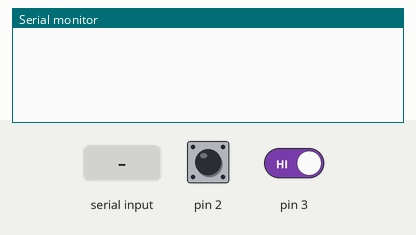
Simulated run of this sketch. Board: Arduino Uno, built with avr-gcc and run on an emulated ATmega328P. Parts: the last lines printed to the serial monitor. Inputs (shaded band) come from the test bench; at power-on: pin 2 HIGH, pin 3 HIGH.

Above: at 1.2 s.
1.3 s: "1" received over Serial
At 1.7 s:
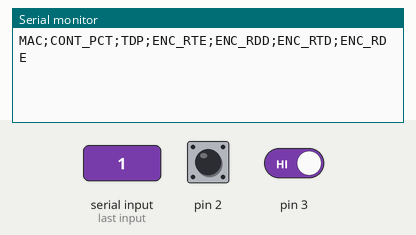
3.8 s: pin 2 pulled LOW for 0.15 s
At 4.8 s:
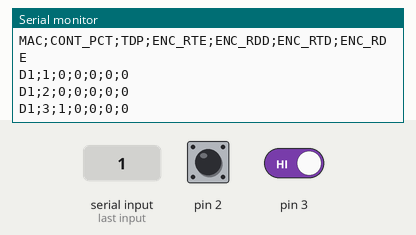
5.4 s: pin 3 driven LOW
At 6.5 s:
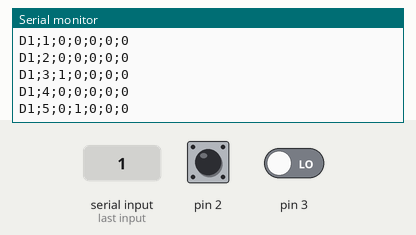
6.9 s: pin 2 pulled LOW for 1 s
At 7.8 s:
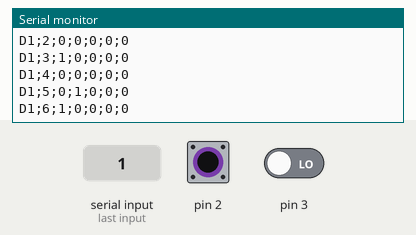
9.4 s: "2" received over Serial
At 10.2 s:
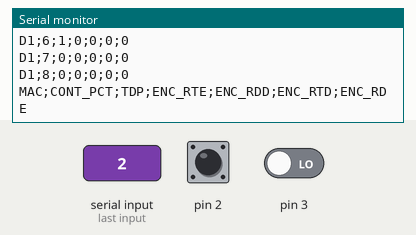
Timing chart, 0 to 11.9 s (numbered marks = the images above; inputs shaded):
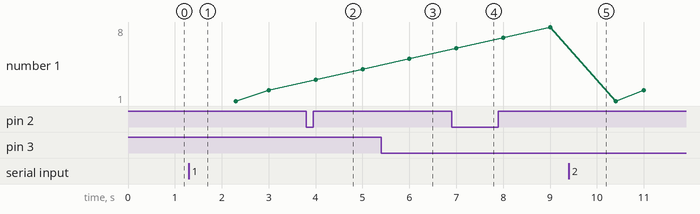

The sketch:

dunkelencoders.ino
```cpp
#include <Arduino.h>
#include "Encoder.h"

#define SEND_TIME 1

const int encoderPort1 				= 2;
const int encoderPort2 				= 18;
const int encoderPort3 				= 19;
const int encoderPort4 				= 20;
const int encoderPort5 				= 21;

const String MAC					= "D1";

//Time handlers
unsigned long timeOnStart			= 0;
unsigned long timeToSend			= 0;
unsigned long lastTimeSended		= 0;
unsigned long currentTime			= 0;
unsigned long diffTime				= 0;
int loopCounter						= 0;

//Hendlers of encoders
unsigned long lastEncoder1Value		= 0;
unsigned long previousEncoder1Value	= 0;
unsigned long lastEncoder2Value		= 0;
unsigned long previousEncoder2Value	= 0;
unsigned long lastEncoder3Value		= 0;
unsigned long previousEncoder3Value	= 0;
unsigned long lastEncoder4Value		= 0;
unsigned long previousEncoder4Value	= 0;
unsigned long lastEncoder5Value		= 0;
unsigned long previousEncoder5Value	= 0;

char incomingFlag; 								//Flag received from cordinator
boolean canSend 					= false;	//Responsable for the working status
unsigned int packageCounter 		= 0;

Encoder encoder1(encoderPort1);
Encoder encoder2(encoderPort2);
Encoder encoder3(encoderPort3);
Encoder encoder4(encoderPort4);
Encoder encoder5(encoderPort5);

/*
*	setup()
*
*	Args:
*
*	Actions:
*
*		Initialize serial and setup encoder interruptions
*/
void setup()
{
	Serial.begin(9600);

    configureInterruptions();
}

/*
*	loop()
*
*	Args:
*
*	Actions:
*
*		Start only when has received a start command from cordinator
*		When it receives the start command from cordinator, the variables are reset
*		and it starts to send data;
*
*		If it receives the stop flag (2), it stops to send data.
*/
void loop()
{
	verifyStartCommand();

	if (canSend)
	{

		if (myTimer())
		{

			sendPackage();
			lastTimeSended = timeToSend;

		}

	}

}

/*
*	configureInterruptions()
*
*	Args:
*
*	Actions:
*
*		Configure the interruptions
*/
void configureInterruptions()
{
    attachInterrupt(0, &counter1, FALLING);
    attachInterrupt(1, &counter2, FALLING);
    attachInterrupt(2, &counter3, FALLING);
    attachInterrupt(4, &counter4, FALLING);
    attachInterrupt(5, &counter5, FALLING);
}

/*
*	verifyStartCommand()
*
*	Args:
*
*	Actions:
*
*		If it receives a command from cordinator, it verifies the received flag, and then,
*		if the flag is 1, the variables are reset
*		The canSend receives the incomingFlag value
*/
void verifyStartCommand()
{
  	if (Serial.available() > 0)
	{
		incomingFlag = (char)Serial.read();

		if (incomingFlag == '1' || incomingFlag == '2' || incomingFlag == '3')
		{
			timeOnStart				= (millis()/1000);
			lastTimeSended			= 0;
			packageCounter			= 0;
			previousEncoder1Value	= 0;
			previousEncoder2Value	= 0;
			previousEncoder3Value	= 0;
			previousEncoder4Value	= 0;
			previousEncoder5Value	= 0;
			encoder1.initPulseCounter();
			encoder2.initPulseCounter();
			encoder3.initPulseCounter();
			encoder4.initPulseCounter();
			encoder5.initPulseCounter();

			Serial.println("MAC;CONT_PCT;TDP;ENC_RTE;ENC_RDD;ENC_RTD;ENC_RDE");
			delay(1000);

			canSend = true;
		}
		else if(incomingFlag == '0')
		{
			canSend = false;
		}
	}
}

/*
*	myTimer()
*
*	Args:
*
*	Actions:
*
*		Based on the millis() of the Arduino, it calculates the elapsed time since the start command received from cordinator
*/
bool myTimer()
{
	currentTime = (millis()/1000) - timeOnStart;
	diffTime = currentTime - lastTimeSended;

	if (diffTime >= SEND_TIME)
	{
		timeToSend = currentTime;
		return true;
	}

	return false;

}

/*
*	sendPackage(unsigned long myTimerValue)
*
*	Args:
*
*	Actions:
*
*		Cast data to hexadecimal and then send the package
*/
void sendPackage()
{

	String package;

	packageCounter ++;

	Serial.println(fillDataInPackage(package));

}

/*
*	fillDataInPackage(String package)
*
*	Args:
*
*		package:	receives the package to fill it with data
*
*	Actions:
*
*		Fills the received package with the encoders data and then return it
*/
String fillDataInPackage(String package)
{

	lastEncoder1Value = encoder1.getPulseCounter();
	int enc1 = (lastEncoder1Value - previousEncoder1Value);
	previousEncoder1Value = lastEncoder1Value;

	lastEncoder2Value = encoder2.getPulseCounter();
	int enc2 = (lastEncoder2Value - previousEncoder2Value);
	previousEncoder2Value = lastEncoder2Value;

	lastEncoder3Value = encoder3.getPulseCounter();
	int enc3 = (lastEncoder3Value - previousEncoder3Value);
	previousEncoder3Value = lastEncoder3Value;

	lastEncoder4Value = encoder4.getPulseCounter();
	int enc4 = (lastEncoder4Value - previousEncoder4Value);
	previousEncoder4Value = lastEncoder4Value;

	lastEncoder5Value = encoder5.getPulseCounter();
	int enc5 = (lastEncoder5Value - previousEncoder5Value);
	previousEncoder5Value = lastEncoder5Value;

	package.concat(MAC);
	package.concat(";");
	package.concat(packageCounter);
	package.concat(";");
	package.concat(enc1);
	package.concat(";");
	package.concat(enc2);
	package.concat(";");
	package.concat(enc3);
	package.concat(";");
	package.concat(enc4);
	package.concat(";");
	package.concat(enc5);

	return package;

}

/*===	Encoders interrupt handlers ===========================================*/

/*
*	counter1()
*
*	Args:
*
*	Actions:
*
*		Invoque the increasePulseCounter method from encoder 1
*/
void counter1()
{
 	encoder1.increasePulseCounter();
}

/*
*	counter2()
*
*	Args:
*
*	Actions:
*
*		Invoque the increasePulseCounter method from encoder 2
*/
void counter2()
{
 	encoder2.increasePulseCounter();
}

/*
*	counter3()
*
*	Args:
*
*	Actions:
*
*		Invoque the increasePulseCounter method from encoder 3
*/
void counter3()
{
 	encoder3.increasePulseCounter();
}

/*
*	counter4()
*
*	Args:
*
*	Actions:
*
*		Invoque the increasePulseCounter method from encoder 4
*/
void counter4()
{
 	encoder4.increasePulseCounter();
}

/*
*	counter5()
*
*	Args:
*
*	Actions:
*
*		Invoque the increasePulseCounter method from encoder 5
*/
void counter5()
{
 	encoder5.increasePulseCounter();
}

/*============================================================================*/
```

Encoder.cpp
```cpp
#include <Arduino.h>
#include "Encoder.h"

/*
*	Encoder.cpp
*
*	Version 1.0.0
*
*	Copyright (c) 2015 Centro Universitário Católica de Santa Catarina
*
*	This file is part of Encoder Library.
*
*   Encoder Library is free software: you can redistribute it and/or modify
*   it under the terms of the GNU General Public License as published by
*   the Free Software Foundation, either version 3 of the License, or
*   (at your option) any later version.
*
*   Foobar is distributed in the hope that it will be useful,
*   but WITHOUT ANY WARRANTY; without even the implied warranty of
*   MERCHANTABILITY or FITNESS FOR A PARTICULAR PURPOSE.  See the
*   GNU General Public License for more details.
*
*   You should have received a copy of the GNU General Public License
*   along with Foobar.  If not, see <http://www.gnu.org/licenses/>.
*/

/*
*	Encoder(int encoderPort)
*
*	Args:
*
*		int encoderPort: interrupt port used for the encoder
*
*	Actions:
*
*		Start the Pulse Counter, and set the pin mode
*/
Encoder::Encoder(int encoderPort)
{

    this->setEncoderPort(encoderPort);
	this->initPulseCounter();

  	pinMode(this->encoderPort, INPUT);
  	digitalWrite(this->encoderPort, HIGH);

}

/*
*	initPulseCounter()
*
*	Args:
*
*	Actions:
*
*		Initiate the pulse counter.
*/
void Encoder::initPulseCounter()
{
	this->pulseCounter = 0;
}

/*
*	setEncoderPort(int encoderPort)
*
*	Args:
*
*		encoderPort: number from encoder port
*
*	Actions:
*
*		Set the encoderPort variable
*/
void Encoder::setEncoderPort(int encoderPort)
{
	this->encoderPort = encoderPort;
}

/*
*	getEncoderPort()
*
*	Args:
*
*	Actions:
*
*		Returns the encoderPort number
*/
int Encoder::getEncoderPort()
{
	return this->encoderPort;
}

/*
*	getPulseCounter()
*
*	Args:
*
*	Actions:
*
*		Returns the pulseCounter value
*/
volatile unsigned long  Encoder::getPulseCounter()
{
	return this->pulseCounter;
}

/*
*	increasePulseCounter()
*
*	Args:
*
*	Actions:
*
*		Increase a pulse to pulseCounter
*/
void Encoder::increasePulseCounter()
{
  this->pulseCounter = this->pulseCounter + 1;
}

/*
*	getSpinCounter()
*
*	Args:
*
*		int pulsesToSpin: number of pulses needed to a full spin

*	Actions:
*
*		Returns the spin counter value
*/
unsigned int Encoder::getSpinCounter(int pulsesToSpin)
{
	return (this->pulseCounter/pulsesToSpin);
}
```

Encoder.h
```cpp
#include <Arduino.h>

/*
* Encoder.h
*
* Version 1.0.0
*
* Copyright (c) 2015 Centro Universitário Católica de Santa Catarina
*
* This file is part of Encoder Library.
*
*   Encoder Library is free software: you can redistribute it and/or modify
*   it under the terms of the GNU General Public License as published by
*   the Free Software Foundation, either version 3 of the License, or
*   (at your option) any later version.
*
*   Foobar is distributed in the hope that it will be useful,
*   but WITHOUT ANY WARRANTY; without even the implied warranty of
*   MERCHANTABILITY or FITNESS FOR A PARTICULAR PURPOSE.  See the
*   GNU General Public License for more details.
*
*   You should have received a copy of the GNU General Public License
*   along with Foobar.  If not, see <http://www.gnu.org/licenses/>.
*/

#ifndef encoder_h
#define encoder_h

class Encoder
{

  public:

    Encoder(int encoderPort);


    int                     getEncoderPort();

    void                    initPulseCounter();
    volatile unsigned long  getPulseCounter();
    unsigned int            getSpinCounter(int pulsesToSpin);

    void                    increasePulseCounter();

  private:

    int                     encoderPort;
    volatile unsigned long  pulseCounter;

    void                    setEncoderPort(int encoderPort);

};

#endif
```

Measured:
- after the input at 1.3 s, the serial monitor: prints a new line at once (image 1)
- after the input at 3.8 s, the serial monitor: prints a new line after 0.20 s (image 2)
- after the input at 5.4 s, the serial monitor: prints a new line after 0.60 s (image 3)
- after the input at 6.9 s, the serial monitor: prints a new line after 0.10 s (image 4)
- after the input at 9.4 s, the serial monitor: prints a new line at once (image 5)
- plotted number 1: 8 → 2 after the input at 9.4 s
